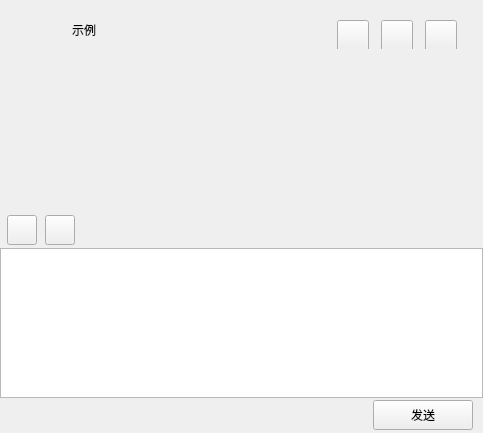
<?xml version="1.0" encoding="UTF-8"?>
<ui version="4.0">
 <class>ChatWid</class>
 <widget class="QWidget" name="ChatWid">
  <property name="geometry">
   <rect>
    <x>0</x>
    <y>0</y>
    <width>483</width>
    <height>433</height>
   </rect>
  </property>
  <property name="windowTitle">
   <string>Form</string>
  </property>
  <layout class="QVBoxLayout" name="verticalLayout_2" stretch="0">
   <property name="spacing">
    <number>0</number>
   </property>
   <property name="leftMargin">
    <number>0</number>
   </property>
   <property name="topMargin">
    <number>0</number>
   </property>
   <property name="rightMargin">
    <number>0</number>
   </property>
   <property name="bottomMargin">
    <number>0</number>
   </property>
   <item>
    <widget class="QWidget" name="chat_dat_wid" native="true">
     <layout class="QVBoxLayout" name="verticalLayout">
      <property name="spacing">
       <number>0</number>
      </property>
      <property name="leftMargin">
       <number>0</number>
      </property>
      <property name="topMargin">
       <number>0</number>
      </property>
      <property name="rightMargin">
       <number>0</number>
      </property>
      <property name="bottomMargin">
       <number>0</number>
      </property>
      <item>
       <widget class="QWidget" name="title_wid" native="true">
        <property name="minimumSize">
         <size>
          <width>0</width>
          <height>60</height>
         </size>
        </property>
        <property name="maximumSize">
         <size>
          <width>16777215</width>
          <height>60</height>
         </size>
        </property>
        <layout class="QVBoxLayout" name="verticalLayout_3">
         <property name="spacing">
          <number>6</number>
         </property>
         <property name="leftMargin">
          <number>6</number>
         </property>
         <property name="topMargin">
          <number>2</number>
         </property>
         <property name="rightMargin">
          <number>2</number>
         </property>
         <property name="bottomMargin">
          <number>2</number>
         </property>
         <item>
          <widget class="QWidget" name="widget" native="true">
           <layout class="QHBoxLayout" name="horizontalLayout_3">
            <item>
             <widget class="QWidget" name="widget_3" native="true">
              <layout class="QHBoxLayout" name="horizontalLayout_2">
               <property name="spacing">
                <number>5</number>
               </property>
               <property name="leftMargin">
                <number>0</number>
               </property>
               <property name="topMargin">
                <number>0</number>
               </property>
               <property name="rightMargin">
                <number>0</number>
               </property>
               <property name="bottomMargin">
                <number>0</number>
               </property>
               <item>
                <widget class="ElaImageCard" name="avatar_wid" native="true">
                 <property name="minimumSize">
                  <size>
                   <width>35</width>
                   <height>35</height>
                  </size>
                 </property>
                 <property name="maximumSize">
                  <size>
                   <width>35</width>
                   <height>35</height>
                  </size>
                 </property>
                </widget>
               </item>
               <item>
                <widget class="Status_label" name="status_lb">
                 <property name="minimumSize">
                  <size>
                   <width>12</width>
                   <height>12</height>
                  </size>
                 </property>
                 <property name="maximumSize">
                  <size>
                   <width>12</width>
                   <height>12</height>
                  </size>
                 </property>
                 <property name="font">
                  <font>
                   <pointsize>13</pointsize>
                  </font>
                 </property>
                 <property name="styleSheet">
                  <string notr="true">border-radius: 8px;</string>
                 </property>
                 <property name="text">
                  <string/>
                 </property>
                </widget>
               </item>
               <item>
                <widget class="ElaText" name="title_lb">
                 <property name="text">
                  <string>示例</string>
                 </property>
                </widget>
               </item>
              </layout>
             </widget>
            </item>
            <item>
             <widget class="QWidget" name="widget_2" native="true">
              <property name="minimumSize">
               <size>
                <width>150</width>
                <height>0</height>
               </size>
              </property>
              <property name="maximumSize">
               <size>
                <width>150</width>
                <height>16777215</height>
               </size>
              </property>
              <layout class="QHBoxLayout" name="horizontalLayout">
               <item>
                <widget class="ElaToolButton" name="video_btn">
                 <property name="minimumSize">
                  <size>
                   <width>32</width>
                   <height>32</height>
                  </size>
                 </property>
                 <property name="maximumSize">
                  <size>
                   <width>32</width>
                   <height>32</height>
                  </size>
                 </property>
                 <property name="text">
                  <string/>
                 </property>
                </widget>
               </item>
               <item>
                <widget class="ElaToolButton" name="phone_btn">
                 <property name="minimumSize">
                  <size>
                   <width>32</width>
                   <height>32</height>
                  </size>
                 </property>
                 <property name="maximumSize">
                  <size>
                   <width>32</width>
                   <height>32</height>
                  </size>
                 </property>
                 <property name="text">
                  <string/>
                 </property>
                </widget>
               </item>
               <item>
                <widget class="ElaToolButton" name="more_btn">
                 <property name="minimumSize">
                  <size>
                   <width>32</width>
                   <height>32</height>
                  </size>
                 </property>
                 <property name="maximumSize">
                  <size>
                   <width>32</width>
                   <height>32</height>
                  </size>
                 </property>
                 <property name="text">
                  <string/>
                 </property>
                </widget>
               </item>
              </layout>
             </widget>
            </item>
           </layout>
          </widget>
         </item>
        </layout>
       </widget>
      </item>
      <item>
       <widget class="ChatView" name="chat_data_list" native="true">
        <property name="minimumSize">
         <size>
          <width>0</width>
          <height>60</height>
         </size>
        </property>
       </widget>
      </item>
      <item>
       <widget class="QWidget" name="tool_wid" native="true">
        <property name="minimumSize">
         <size>
          <width>0</width>
          <height>35</height>
         </size>
        </property>
        <property name="maximumSize">
         <size>
          <width>16777215</width>
          <height>35</height>
         </size>
        </property>
        <layout class="QHBoxLayout" name="horizontalLayout_4">
         <property name="spacing">
          <number>3</number>
         </property>
         <property name="leftMargin">
          <number>2</number>
         </property>
         <property name="topMargin">
          <number>2</number>
         </property>
         <property name="rightMargin">
          <number>2</number>
         </property>
         <property name="bottomMargin">
          <number>2</number>
         </property>
         <item>
          <spacer name="horizontalSpacer_2">
           <property name="orientation">
            <enum>Qt::Orientation::Horizontal</enum>
           </property>
           <property name="sizeType">
            <enum>QSizePolicy::Policy::Fixed</enum>
           </property>
           <property name="sizeHint" stdset="0">
            <size>
             <width>5</width>
             <height>20</height>
            </size>
           </property>
          </spacer>
         </item>
         <item>
          <widget class="ElaToolButton" name="emo_btn">
           <property name="minimumSize">
            <size>
             <width>30</width>
             <height>30</height>
            </size>
           </property>
           <property name="maximumSize">
            <size>
             <width>30</width>
             <height>30</height>
            </size>
           </property>
           <property name="text">
            <string/>
           </property>
          </widget>
         </item>
         <item>
          <spacer name="horizontalSpacer_3">
           <property name="orientation">
            <enum>Qt::Orientation::Horizontal</enum>
           </property>
           <property name="sizeType">
            <enum>QSizePolicy::Policy::Fixed</enum>
           </property>
           <property name="sizeHint" stdset="0">
            <size>
             <width>5</width>
             <height>20</height>
            </size>
           </property>
          </spacer>
         </item>
         <item>
          <widget class="ElaToolButton" name="file_btn">
           <property name="minimumSize">
            <size>
             <width>30</width>
             <height>30</height>
            </size>
           </property>
           <property name="maximumSize">
            <size>
             <width>30</width>
             <height>30</height>
            </size>
           </property>
           <property name="text">
            <string/>
           </property>
          </widget>
         </item>
         <item>
          <spacer name="horizontalSpacer">
           <property name="orientation">
            <enum>Qt::Orientation::Horizontal</enum>
           </property>
           <property name="sizeHint" stdset="0">
            <size>
             <width>40</width>
             <height>20</height>
            </size>
           </property>
          </spacer>
         </item>
        </layout>
       </widget>
      </item>
      <item>
       <widget class="MessageTextEdit" name="chatEdit">
        <property name="minimumSize">
         <size>
          <width>0</width>
          <height>150</height>
         </size>
        </property>
        <property name="maximumSize">
         <size>
          <width>16777215</width>
          <height>150</height>
         </size>
        </property>
       </widget>
      </item>
      <item>
       <widget class="QWidget" name="send_wid" native="true">
        <property name="minimumSize">
         <size>
          <width>0</width>
          <height>35</height>
         </size>
        </property>
        <property name="maximumSize">
         <size>
          <width>16777215</width>
          <height>35</height>
         </size>
        </property>
        <layout class="QHBoxLayout" name="horizontalLayout_5">
         <property name="spacing">
          <number>0</number>
         </property>
         <property name="leftMargin">
          <number>0</number>
         </property>
         <property name="topMargin">
          <number>0</number>
         </property>
         <property name="rightMargin">
          <number>0</number>
         </property>
         <property name="bottomMargin">
          <number>0</number>
         </property>
         <item>
          <spacer name="horizontalSpacer_4">
           <property name="orientation">
            <enum>Qt::Orientation::Horizontal</enum>
           </property>
           <property name="sizeHint" stdset="0">
            <size>
             <width>40</width>
             <height>20</height>
            </size>
           </property>
          </spacer>
         </item>
         <item>
          <spacer name="horizontalSpacer_5">
           <property name="orientation">
            <enum>Qt::Orientation::Horizontal</enum>
           </property>
           <property name="sizeType">
            <enum>QSizePolicy::Policy::Fixed</enum>
           </property>
           <property name="sizeHint" stdset="0">
            <size>
             <width>10</width>
             <height>20</height>
            </size>
           </property>
          </spacer>
         </item>
         <item>
          <widget class="ClikedBtn" name="send_btn">
           <property name="minimumSize">
            <size>
             <width>100</width>
             <height>30</height>
            </size>
           </property>
           <property name="text">
            <string>发送</string>
           </property>
          </widget>
         </item>
         <item>
          <spacer name="horizontalSpacer_6">
           <property name="orientation">
            <enum>Qt::Orientation::Horizontal</enum>
           </property>
           <property name="sizeType">
            <enum>QSizePolicy::Policy::Fixed</enum>
           </property>
           <property name="sizeHint" stdset="0">
            <size>
             <width>10</width>
             <height>20</height>
            </size>
           </property>
          </spacer>
         </item>
        </layout>
       </widget>
      </item>
     </layout>
    </widget>
   </item>
  </layout>
 </widget>
 <customwidgets>
  <customwidget>
   <class>ElaText</class>
   <extends>QLabel</extends>
   <header>ElaText.h</header>
  </customwidget>
  <customwidget>
   <class>ElaToolButton</class>
   <extends>QToolButton</extends>
   <header location="global">ElaToolButton.h</header>
  </customwidget>
  <customwidget>
   <class>ClikedBtn</class>
   <extends>QPushButton</extends>
   <header location="global">Chat/Chat_Comp/clikedbtn.h</header>
  </customwidget>
  <customwidget>
   <class>Status_label</class>
   <extends>QLabel</extends>
   <header location="global">Chat/Chat_Comp/status_label.h</header>
  </customwidget>
  <customwidget>
   <class>ElaImageCard</class>
   <extends>QWidget</extends>
   <header location="global">ElaImageCard.h</header>
   <container>1</container>
  </customwidget>
  <customwidget>
   <class>ChatView</class>
   <extends>QWidget</extends>
   <header location="global">Chat/Chat_Comp/chatview.h</header>
   <container>1</container>
  </customwidget>
  <customwidget>
   <class>MessageTextEdit</class>
   <extends>QTextEdit</extends>
   <header location="global">Chat/Chat_Comp/MessageTextEdit.h</header>
  </customwidget>
 </customwidgets>
 <resources/>
 <connections/>
</ui>
